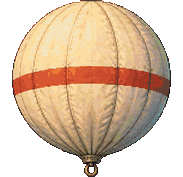
#> input picture game/assets/eras/e0-1978/aerostats/balloon-envelope.png, 183 x 177 px, given in place of aerostats, which was not available
$ python bake_items.py ../../game/assets/eras/e0-1978/aerostats ../../game/assets/eras/e0-1978/aerostats
#> lines starting #> are read from the running program, lines starting #| are printed output that depends on the picture
### tools/hd_pixel/hdpixel.py
"""Инструменты стиль-гайда HD-пикселя: палитра острова + акценты эпохи, жёсткая альфа, вырезание фона-хромакея."""
from pathlib import Path
import numpy as np
from PIL import Image

W8 = np.array([0.30, 0.59, 0.11]) ** 0.5
_ISLAND = None


# [47 lines left out: functions island_palette, _nearest, accents, remap, not called in this run]


def key_out(img, key=(255, 0, 255), tol=90):
    """Хромакей: пиксели близко к цвету фона -> прозрачные; розовый ореол по краю тоже уходит."""
#> called with key = (255, 0, 255), tol = 90
    a = np.asarray(img.convert('RGBA')).astype(np.int32)
    d = np.sqrt(((a[..., :3] - np.array(key)) ** 2).sum(-1))
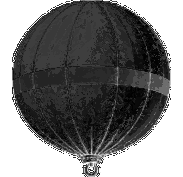
#> d: shape (177, 183) float64; min 206.7, max 341.1, mean 272.8; drawn with min black and max white
    magenta_ish = (a[..., 0] > 150) & (a[..., 2] > 150) & (a[..., 1] < 110)
#> magenta_ish: shape (177, 183) bool; every value is 0
    alpha = np.where((d < tol) | magenta_ish, 0, 255)
#> alpha: shape (177, 183) int64; every value is 255
    a[..., 3] = alpha
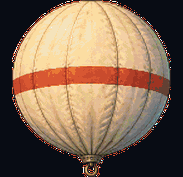
#> a: shape (177, 183, 4) int32; mean R, G, B, A 128.3, 104, 83.1, 255
    return Image.fromarray(a.astype(np.uint8), 'RGBA')


# [7 lines left out: function resize_premul, not called in this run]


def pieces(img, min_area=400):
    """Отдельные непрозрачные куски слева направо: список (bbox)."""
#> called with min_area = 1500
    a = np.asarray(img)[..., 3] > 0
#> a: shape (177, 183) bool; every value is 1
    cols = a.any(axis=0)
    out, x = [], 0
    W = len(cols)
#> W = 183
    while x < W:
        if cols[x]:
            x0 = x
            while x < W and cols[x]:
                x += 1
            sub = a[:, x0:x]
            ys = np.nonzero(sub.any(axis=1))[0]
            if sub.sum() >= min_area:
                out.append((x0, int(ys[0]), x, int(ys[-1]) + 1))
        x += 1
#> this loop made 1 pass
#> (x0, x) on pass 1: (0, 184)
#> after the loop, out = [(0, 0, 183, 177)]; x = 184
    return out

### tools/hd_pixel/bake_items.py
"""Парашют, бонусы и иконки расходников E0. Лист: canopy, pack, canister, repair, magnet. argv: root src"""
import sys
from pathlib import Path
import numpy as np
from PIL import Image
sys.path.insert(0, str(Path(__file__).parent))
import hdpixel as hp

root = Path(sys.argv[1]); src = Path(sys.argv[2])
era = root / 'game/assets/eras/e0-1978'
img = hp.key_out(Image.open(src))
parts = hp.pieces(img, min_area=1500)
#> parts = [(0, 0, 183, 177)]
print('pieces', parts)
#| pieces [(0, 0, 183, 177)]
#> (the run stopped early here; a loop or call above may not have finished)

$ run again, on game/assets/eras/e0-1978/aircraft/low-multiwing.png
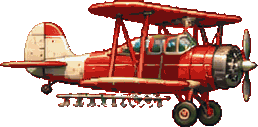
#> input picture game/assets/eras/e0-1978/aircraft/low-multiwing.png, 258 x 127 px, given in place of aircraft, which was not available
#> in key_out, `d = np.sqrt(((a[..., :3] - np.array(key)) ** 2).sum(-1))`:
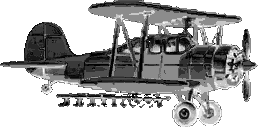
#> d: shape (127, 258) float64; min 206.6, max 341.1, mean 298.7; drawn with min black and max white
#> magenta_ish: shape (127, 258) bool; every value is 0
#> alpha: shape (127, 258) int64; every value is 255
#> in key_out, `a[..., 3] = alpha`:
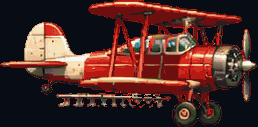
#> a: shape (127, 258, 4) int32; mean R, G, B, A 78.6, 44.6, 40.7, 255
#> W = 258
#> the loop in pieces, `while x < W:` made 1 pass
#> (x0, x) on pass 1: (0, 259)
#> after the loop in pieces, `while x < W:`: out = [(0, 0, 258, 127)]; x = 259
#> parts = [(0, 0, 258, 127)]
#| pieces [(0, 0, 258, 127)]
